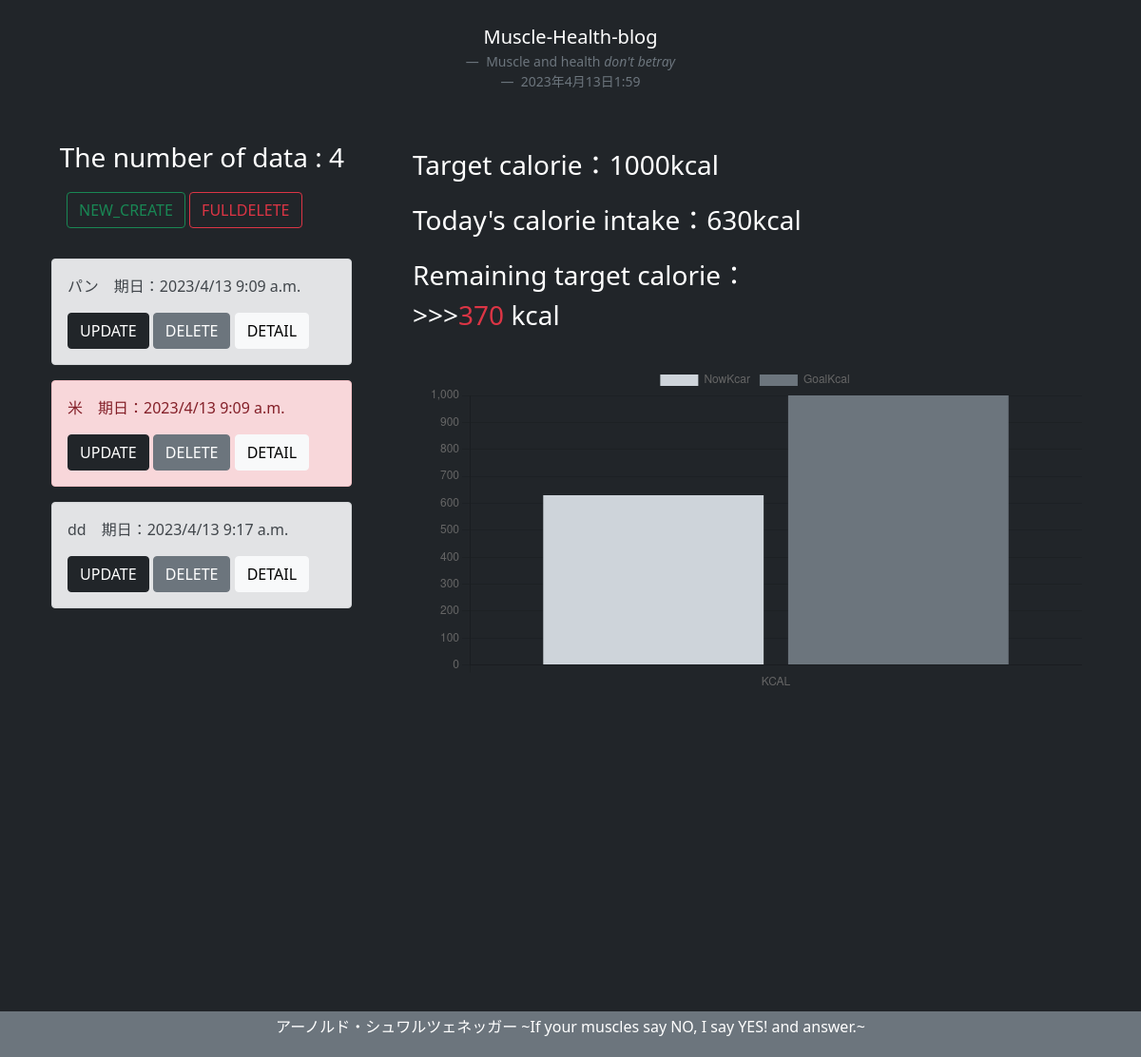
Page /list/ on the committed database.
### karo/models.py (models this page shows, shortened)
class KaroModel(models.Model):
    eat = models.CharField(max_length=20)
    kcol = models.IntegerField(null=True, blank=True, default=0)
    daycolor = models.CharField(
        max_length=10,
        choices = CHOICE,
        default = "secondary"
        )
    date = models.DateTimeField(default=timezone.now())
    goleKcol = models.IntegerField(default=0)

### karo/views.py (the view)
# urls.py: path("list/", KaroList, name="list"),
def KaroList(request):
    object_list=KaroModel.objects.all()
    kcolsum=object_list.aggregate(Sum("kcol"))
    golekcolmax=object_list.aggregate(Max("goleKcol"))
    last_order = KaroModel.objects.order_by("id").last()
    golekcolcount=object_list.aggregate(Count("goleKcol"))
    golekcolcount=golekcolcount["goleKcol__count"]
    l=[]
    for i in object_list:
        l.append(i.id)
    gole=0
    if KaroModel!=None and len(l)>1:
        gole=last_order.goleKcol
        print(gole)
        print(golekcolmax["goleKcol__max"])
        print(KaroModel.objects.get(pk=l[-2]).goleKcol)
        if (gole == 0) or (gole < golekcolmax["goleKcol__max"]):
            if (KaroModel.objects.get(pk=l[-2]).goleKcol == 0):
                for i in object_list:
                    if 0 != i.goleKcol:
                        gole = i.goleKcol
                        print(gole)
                print(gole)
            elif (gole != KaroModel.objects.get(pk=l[-2]).goleKcol):
                if gole==0:
                    for i in object_list:
                        if 0 != i.goleKcol:
                            gole = i.goleKcol
                gole = gole
            else:
                gole=KaroModel.objects.get(pk=l[-2]).goleKcol
        else:
            gole=last_order.goleKcol
    else:
        gole=0
        for i in object_list:
            gole = i.goleKcol
    if kcolsum["kcol__sum"] == None:
        kcolsum["kcol__sum"]=0
        lastkcal = gole-kcolsum["kcol__sum"]
    else:
        lastkcal = gole-kcolsum["kcol__sum"]
    dt_now = datetime.datetime.now()
    return render(request, "list.html", {"object_list": object_list, "kcolsum":kcolsum, "golekcolmax":golekcolmax,
    "last_order":last_order, "gole":gole, "dt_now":dt_now,"lastkcal":lastkcal, "golekcolcount":golekcolcount})

### templates/list.html
{% extends 'base.html' %}
{% block header %}
<div class="text-white sticky-top w-100 p-2 my-3">
  <figure class="text-center">
    <blockquote class="blockquote mb-3">
      <p>
        Muscle-Health-blog</p>
    </blockquote>
    <figcaption class="blockquote-footer mb-3">
      Muscle and health  <cite title="Source Title">don't betray</cite>
    </figcaption>
    <figcaption class="blockquote-footer ">
      {{dt_now}}
    </figcaption>
  </figure>
  </div>
{% endblock %}
{% block sidebar %}
<div class="container p-2 text-white">
  <p class="container text-end fst-normal fs-3">The number of data : {{golekcolcount}}</p>
  <div class="container m-2">
    <a href="{% url 'create'%}" class="btn btn-outline-success mb-2" tabindex="-1" role="button" aria-disabled="true">NEW_CREATE</a>
    <a href="{% url 'fulldelete' %}" class="btn btn-outline-danger mb-2" tabindex="-1" role="button" aria-disabled="true">FULLDELETE</a>
  </div>
  <div class="overflow-auto p-3" style="width:auto; height:400px;">
  {% for item in object_list %}
  <div class='alert alert-{{item.daycolor}} ' role="alert">
    <p>{{item.eat}}　期日：{{item.date | date:"o/n/j P"}}</p>
    <a href="{% url 'update' item.pk %}" class="btn btn-dark " tabindex="-1" role="button" aria-disabled="true">UPDATE</a>
    <a href="{% url 'delete' item.pk %}" class="btn btn-secondary " tabindex="-1" role="button" aria-disabled="true">DELETE</a>
    <a href="{% url 'detail' item.pk %}" class="btn btn-light " tabindex="-1" role="button" aria-disabled="true">DETAIL</a>
  </div>
{% endfor %}
  </div>
</div>
{% endblock %}
{% block content %}
<div class="p-3 mt-10 text-white">
<p class="fst-normal fs-3">Target calorie：{{gole}}kcal</p>
<p class="fst-normal fs-3">Today's calorie intake：{{kcolsum.kcol__sum}}kcal</p>
<p class="fst-normal fs-3">Remaining target calorie：<br>
  >>><span class="text-danger">{{lastkcal}}</span> kcal</p>
<div class="w-100 p-3 ">
  <canvas id="mychart-bar" width="400" height="200"></canvas>
</div>
<script>
Chart.defaults.animation.duration = 1000;
var ctx = document.getElementById('mychart-bar');
var myChart = new Chart(ctx, {
  type: 'bar',
  data: {
    labels: ['KCAL'],
    datasets: [{
      label: 'NowKcar',
      data: ["{{kcolsum.kcol__sum}}"],
      backgroundColor: '#ced4da',
    },{
      label: 'GoalKcal',
      data: ["{{gole}}"],
      backgroundColor: '#6c757d',
    }],
  },
});
</script>
</div>
</div>
{% endblock %}
{% block footer %}
<div class=" fixed-bottom text-white text-center  bg-secondary">
	<div class="row ">
		<div class="col-12">
      <p class="p-1">	アーノルド・シュワルツェネッガー ~If your muscles say NO, I say YES! and answer.~</p>
    </div>
	</div>
</div>
{% endblock %}

### templates/base.html (shortened to what this page needs)
<!doctype html>
<html lang="en">
  <head>
    <link href="https://cdn.jsdelivr.net/npm/bootstrap@5.0.2/dist/css/bootstrap.min.css" rel="stylesheet">
  </head>
  <body class="bg-dark">
    <div class="width:100%; container my-3">
    {% block header %}
    {% endblock %}
    </div>
    <div class="container p-0  mb-3">
      <div class="row">
        <div class="col-lg-4 mb-5">
          {% block sidebar %}
          {% endblock %}
        </div>
        <div class="col-lg-8 mb-5">
          {% block content %}
          {% endblock %}
        </div>
      </div>
    <div class="fixed-bottom mx-0 text-white text-center bg-secondary">
    {% block footer %}
    {% endblock %}
     </div>
  </body>
</html>

### rows in the picture
KaroModel: eat "パン", date "2023/4/13 9:09 a.m."
KaroModel: eat "米", date "2023/4/13 9:09 a.m."
KaroModel: eat "dd", date "2023/4/13 9:17 a.m."

### other values in the picture
{{ golekcolcount }} "4"
{{ gole }} "1000"
{{ kcolsum.kcol__sum }} "630"
{{ lastkcal }} "370"
chart data {{ kcolsum.kcol__sum }} 630
chart data {{ gole }} 1000
